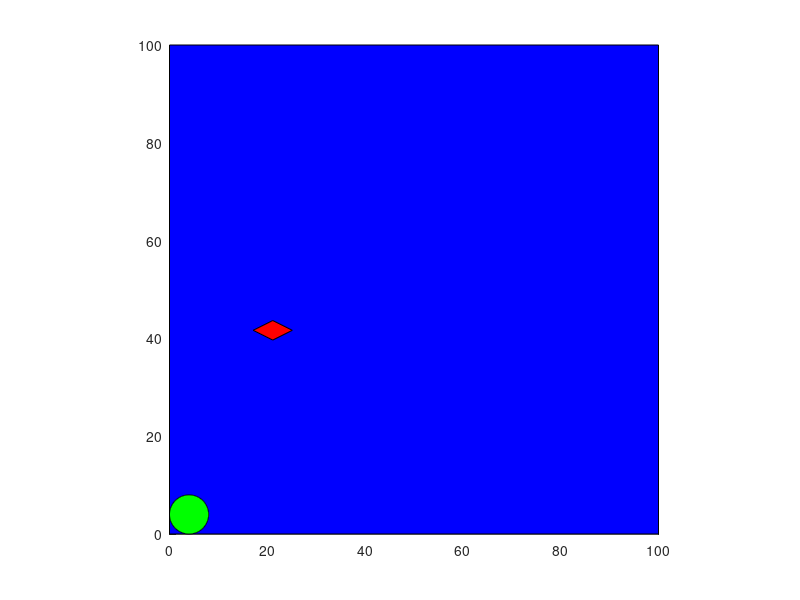

Recreate this plot in MATLAB.
clear all
axis equal
hold on
axis([0,100,0,100])

% user interface
rectangle('position',[0,0,100,100],'facecolor','b');


cenx=(5+(45-5)).*rand;
ceny=(5+(95-5)).*rand;

x=cenx+[0,4,0,-4];
y=ceny+[-2,0,2,0];
fill(x,y,'r')

% cannon ball
th=0:360;
r=4;

cex=4;
cey=4;

x1=cex+r.*cosd(th);
y1=cey+r.*sind(th);


h=fill(x1,y1,'g');

[x2,y2]=ginput(1);
s=atand(y2/x2);
d1=((x2-4).^2+(y2-4).^2).^0.5;
vi=d1;

gg=10;
tmax=(2.*vi.*sind(s))/gg;

for t=0:0.1:tmax
    xt=(vi.*t.*cosd(s));
    yt=(vi.*t.*sind(s))-(gg*t.^2)/2;
    
    th=0:360;
    r=4;
    

    set(h,'XData',[x1+xt]);set(h,'YData',[y1+yt]);
    
    pause(0.01);
    
    d=((cenx-(4+xt)).^2+(ceny-(4+yt)).^2).^0.5;
    
    if d<5
        break;
    end
end
 
    
    